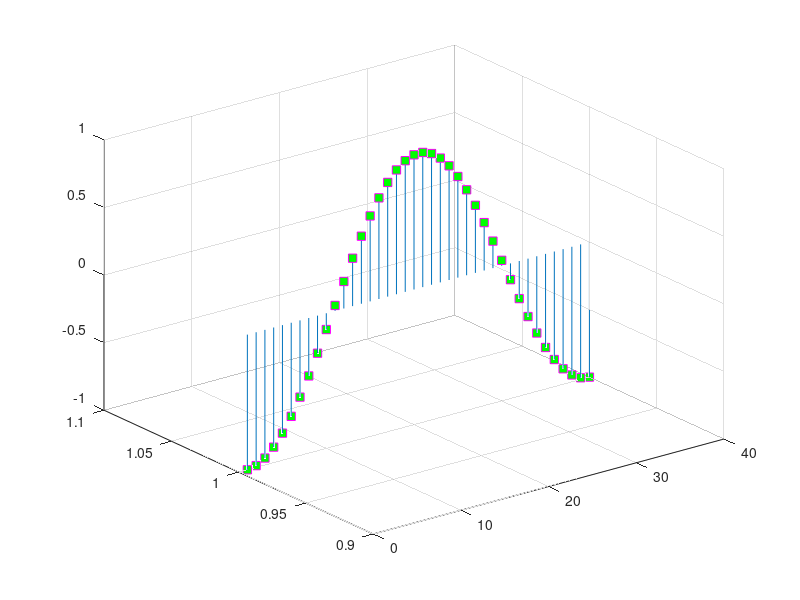

Write MATLAB code to recreate this figure.
figure
X = linspace(-pi,pi,40);
Z = cos(X);
stem3(Z,'Marker','s',...
     'MarkerEdgeColor','m',...
     'MarkerFaceColor','g');
